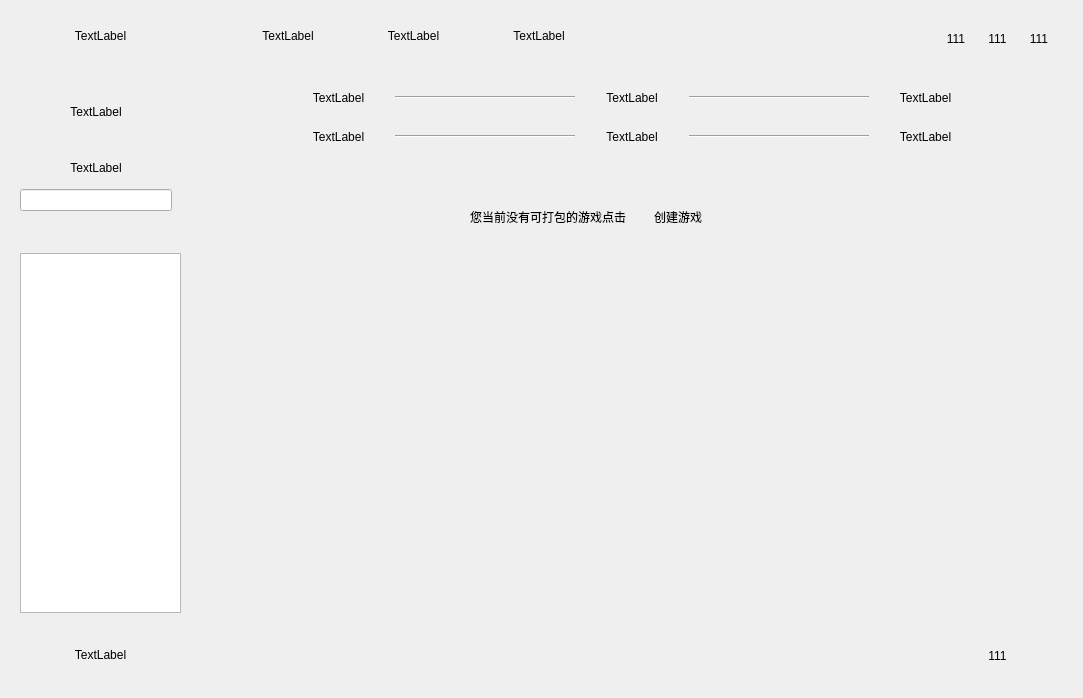
<?xml version="1.0" encoding="UTF-8"?>
<ui version="4.0">
 <class>Form</class>
 <widget class="QWidget" name="Form">
  <property name="geometry">
   <rect>
    <x>0</x>
    <y>0</y>
    <width>1083</width>
    <height>698</height>
   </rect>
  </property>
  <property name="windowTitle">
   <string>Form</string>
  </property>
  <widget class="QWidget" name="layoutWidget">
   <property name="geometry">
    <rect>
     <x>0</x>
     <y>0</y>
     <width>1078</width>
     <height>692</height>
    </rect>
   </property>
   <layout class="QHBoxLayout" name="horizontalLayout_7">
    <item>
     <widget class="QWidget" name="widget_6" native="true">
      <property name="minimumSize">
       <size>
        <width>200</width>
        <height>690</height>
       </size>
      </property>
      <widget class="QWidget" name="layoutWidget">
       <property name="geometry">
        <rect>
         <x>10</x>
         <y>10</y>
         <width>182</width>
         <height>670</height>
        </rect>
       </property>
       <layout class="QVBoxLayout" name="verticalLayout_4">
        <item>
         <widget class="QWidget" name="widget" native="true">
          <property name="sizePolicy">
           <sizepolicy hsizetype="Preferred" vsizetype="Preferred">
            <horstretch>0</horstretch>
            <verstretch>0</verstretch>
           </sizepolicy>
          </property>
          <property name="minimumSize">
           <size>
            <width>180</width>
            <height>50</height>
           </size>
          </property>
          <widget class="QWidget" name="verticalLayoutWidget">
           <property name="geometry">
            <rect>
             <x>10</x>
             <y>10</y>
             <width>161</width>
             <height>32</height>
            </rect>
           </property>
           <layout class="QVBoxLayout" name="verticalLayout">
            <item>
             <widget class="QLabel" name="label">
              <property name="minimumSize">
               <size>
                <width>150</width>
                <height>30</height>
               </size>
              </property>
              <property name="text">
               <string>TextLabel</string>
              </property>
              <property name="alignment">
               <set>Qt::AlignCenter</set>
              </property>
             </widget>
            </item>
           </layout>
          </widget>
         </widget>
        </item>
        <item>
         <widget class="QWidget" name="widget_2" native="true">
          <property name="minimumSize">
           <size>
            <width>180</width>
            <height>170</height>
           </size>
          </property>
          <widget class="QWidget" name="layoutWidget">
           <property name="geometry">
            <rect>
             <x>10</x>
             <y>10</y>
             <width>152</width>
             <height>134</height>
            </rect>
           </property>
           <layout class="QVBoxLayout" name="verticalLayout_2">
            <item>
             <widget class="QLabel" name="label_2">
              <property name="minimumSize">
               <size>
                <width>70</width>
                <height>70</height>
               </size>
              </property>
              <property name="text">
               <string>TextLabel</string>
              </property>
              <property name="alignment">
               <set>Qt::AlignCenter</set>
              </property>
             </widget>
            </item>
            <item>
             <widget class="QLabel" name="label_3">
              <property name="minimumSize">
               <size>
                <width>150</width>
                <height>30</height>
               </size>
              </property>
              <property name="text">
               <string>TextLabel</string>
              </property>
              <property name="alignment">
               <set>Qt::AlignCenter</set>
              </property>
             </widget>
            </item>
            <item>
             <widget class="QLineEdit" name="lineEdit"/>
            </item>
           </layout>
          </widget>
         </widget>
        </item>
        <item>
         <widget class="QWidget" name="widget_3" native="true">
          <property name="minimumSize">
           <size>
            <width>170</width>
            <height>380</height>
           </size>
          </property>
          <widget class="QListWidget" name="listWidget">
           <property name="geometry">
            <rect>
             <x>10</x>
             <y>10</y>
             <width>161</width>
             <height>360</height>
            </rect>
           </property>
           <property name="minimumSize">
            <size>
             <width>150</width>
             <height>360</height>
            </size>
           </property>
          </widget>
         </widget>
        </item>
        <item>
         <widget class="QWidget" name="widget_4" native="true">
          <property name="minimumSize">
           <size>
            <width>180</width>
            <height>50</height>
           </size>
          </property>
          <widget class="QWidget" name="verticalLayoutWidget_2">
           <property name="geometry">
            <rect>
             <x>10</x>
             <y>10</y>
             <width>161</width>
             <height>32</height>
            </rect>
           </property>
           <layout class="QVBoxLayout" name="verticalLayout_3">
            <item>
             <widget class="QLabel" name="label_4">
              <property name="minimumSize">
               <size>
                <width>150</width>
                <height>30</height>
               </size>
              </property>
              <property name="text">
               <string>TextLabel</string>
              </property>
              <property name="alignment">
               <set>Qt::AlignCenter</set>
              </property>
             </widget>
            </item>
           </layout>
          </widget>
         </widget>
        </item>
       </layout>
      </widget>
     </widget>
    </item>
    <item>
     <widget class="QWidget" name="widget_10" native="true">
      <property name="minimumSize">
       <size>
        <width>870</width>
        <height>690</height>
       </size>
      </property>
      <widget class="QWidget" name="layoutWidget">
       <property name="geometry">
        <rect>
         <x>10</x>
         <y>10</y>
         <width>852</width>
         <height>671</height>
        </rect>
       </property>
       <layout class="QVBoxLayout" name="verticalLayout_6">
        <item>
         <widget class="QWidget" name="widget_5" native="true">
          <property name="minimumSize">
           <size>
            <width>850</width>
            <height>50</height>
           </size>
          </property>
          <widget class="QWidget" name="layoutWidget">
           <property name="geometry">
            <rect>
             <x>10</x>
             <y>10</y>
             <width>371</width>
             <height>32</height>
            </rect>
           </property>
           <layout class="QHBoxLayout" name="horizontalLayout">
            <item>
             <widget class="QLabel" name="label_5">
              <property name="minimumSize">
               <size>
                <width>100</width>
                <height>30</height>
               </size>
              </property>
              <property name="text">
               <string>TextLabel</string>
              </property>
              <property name="alignment">
               <set>Qt::AlignCenter</set>
              </property>
             </widget>
            </item>
            <item>
             <widget class="QLabel" name="label_6">
              <property name="minimumSize">
               <size>
                <width>100</width>
                <height>30</height>
               </size>
              </property>
              <property name="text">
               <string>TextLabel</string>
              </property>
              <property name="alignment">
               <set>Qt::AlignCenter</set>
              </property>
             </widget>
            </item>
            <item>
             <widget class="QLabel" name="label_7">
              <property name="minimumSize">
               <size>
                <width>100</width>
                <height>30</height>
               </size>
              </property>
              <property name="text">
               <string>TextLabel</string>
              </property>
              <property name="alignment">
               <set>Qt::AlignCenter</set>
              </property>
             </widget>
            </item>
           </layout>
          </widget>
          <widget class="QWidget" name="layoutWidget">
           <property name="geometry">
            <rect>
             <x>720</x>
             <y>10</y>
             <width>119</width>
             <height>37</height>
            </rect>
           </property>
           <layout class="QHBoxLayout" name="horizontalLayout_2">
            <item>
             <widget class="QLabel" name="label_8">
              <property name="minimumSize">
               <size>
                <width>35</width>
                <height>35</height>
               </size>
              </property>
              <property name="text">
               <string>111</string>
              </property>
              <property name="alignment">
               <set>Qt::AlignCenter</set>
              </property>
             </widget>
            </item>
            <item>
             <widget class="QLabel" name="label_9">
              <property name="minimumSize">
               <size>
                <width>35</width>
                <height>35</height>
               </size>
              </property>
              <property name="text">
               <string>111</string>
              </property>
              <property name="alignment">
               <set>Qt::AlignCenter</set>
              </property>
             </widget>
            </item>
            <item>
             <widget class="QLabel" name="label_10">
              <property name="minimumSize">
               <size>
                <width>35</width>
                <height>35</height>
               </size>
              </property>
              <property name="text">
               <string>111</string>
              </property>
              <property name="alignment">
               <set>Qt::AlignCenter</set>
              </property>
             </widget>
            </item>
           </layout>
          </widget>
         </widget>
        </item>
        <item>
         <widget class="QWidget" name="widget_7" native="true">
          <property name="minimumSize">
           <size>
            <width>850</width>
            <height>550</height>
           </size>
          </property>
          <widget class="QWidget" name="layoutWidget_4">
           <property name="geometry">
            <rect>
             <x>70</x>
             <y>10</y>
             <width>688</width>
             <height>72</height>
            </rect>
           </property>
           <layout class="QVBoxLayout" name="verticalLayout_5">
            <item>
             <layout class="QHBoxLayout" name="horizontalLayout_6">
              <item>
               <widget class="QLabel" name="label_22">
                <property name="minimumSize">
                 <size>
                  <width>100</width>
                  <height>30</height>
                 </size>
                </property>
                <property name="text">
                 <string>TextLabel</string>
                </property>
                <property name="alignment">
                 <set>Qt::AlignCenter</set>
                </property>
               </widget>
              </item>
              <item>
               <widget class="Line" name="line_5">
                <property name="minimumSize">
                 <size>
                  <width>180</width>
                  <height>30</height>
                 </size>
                </property>
                <property name="orientation">
                 <enum>Qt::Horizontal</enum>
                </property>
               </widget>
              </item>
              <item>
               <widget class="QLabel" name="label_23">
                <property name="minimumSize">
                 <size>
                  <width>100</width>
                  <height>30</height>
                 </size>
                </property>
                <property name="text">
                 <string>TextLabel</string>
                </property>
                <property name="alignment">
                 <set>Qt::AlignCenter</set>
                </property>
               </widget>
              </item>
              <item>
               <widget class="Line" name="line_6">
                <property name="minimumSize">
                 <size>
                  <width>180</width>
                  <height>30</height>
                 </size>
                </property>
                <property name="orientation">
                 <enum>Qt::Horizontal</enum>
                </property>
               </widget>
              </item>
              <item>
               <widget class="QLabel" name="label_24">
                <property name="minimumSize">
                 <size>
                  <width>100</width>
                  <height>30</height>
                 </size>
                </property>
                <property name="text">
                 <string>TextLabel</string>
                </property>
                <property name="alignment">
                 <set>Qt::AlignCenter</set>
                </property>
               </widget>
              </item>
             </layout>
            </item>
            <item>
             <layout class="QHBoxLayout" name="horizontalLayout_5">
              <item>
               <widget class="QLabel" name="label_19">
                <property name="minimumSize">
                 <size>
                  <width>100</width>
                  <height>30</height>
                 </size>
                </property>
                <property name="text">
                 <string>TextLabel</string>
                </property>
                <property name="alignment">
                 <set>Qt::AlignCenter</set>
                </property>
               </widget>
              </item>
              <item>
               <widget class="Line" name="line">
                <property name="minimumSize">
                 <size>
                  <width>180</width>
                  <height>30</height>
                 </size>
                </property>
                <property name="orientation">
                 <enum>Qt::Horizontal</enum>
                </property>
               </widget>
              </item>
              <item>
               <widget class="QLabel" name="label_18">
                <property name="minimumSize">
                 <size>
                  <width>100</width>
                  <height>30</height>
                 </size>
                </property>
                <property name="text">
                 <string>TextLabel</string>
                </property>
                <property name="alignment">
                 <set>Qt::AlignCenter</set>
                </property>
               </widget>
              </item>
              <item>
               <widget class="Line" name="line_2">
                <property name="minimumSize">
                 <size>
                  <width>180</width>
                  <height>30</height>
                 </size>
                </property>
                <property name="orientation">
                 <enum>Qt::Horizontal</enum>
                </property>
               </widget>
              </item>
              <item>
               <widget class="QLabel" name="label_17">
                <property name="minimumSize">
                 <size>
                  <width>100</width>
                  <height>30</height>
                 </size>
                </property>
                <property name="text">
                 <string>TextLabel</string>
                </property>
                <property name="alignment">
                 <set>Qt::AlignCenter</set>
                </property>
               </widget>
              </item>
             </layout>
            </item>
           </layout>
          </widget>
          <widget class="QWidget" name="widget_8" native="true">
           <property name="geometry">
            <rect>
             <x>20</x>
             <y>100</y>
             <width>810</width>
             <height>430</height>
            </rect>
           </property>
           <property name="minimumSize">
            <size>
             <width>810</width>
             <height>430</height>
            </size>
           </property>
           <widget class="QWidget" name="layoutWidget">
            <property name="geometry">
             <rect>
              <x>210</x>
              <y>30</y>
              <width>288</width>
              <height>32</height>
             </rect>
            </property>
            <layout class="QHBoxLayout" name="horizontalLayout_4">
             <item>
              <widget class="QLabel" name="label_20">
               <property name="minimumSize">
                <size>
                 <width>200</width>
                 <height>30</height>
                </size>
               </property>
               <property name="text">
                <string>您当前没有可打包的游戏点击</string>
               </property>
               <property name="alignment">
                <set>Qt::AlignCenter</set>
               </property>
              </widget>
             </item>
             <item>
              <widget class="QLabel" name="label_21">
               <property name="minimumSize">
                <size>
                 <width>80</width>
                 <height>30</height>
                </size>
               </property>
               <property name="text">
                <string>创建游戏</string>
               </property>
              </widget>
             </item>
            </layout>
           </widget>
          </widget>
         </widget>
        </item>
        <item>
         <widget class="QWidget" name="widget_9" native="true">
          <property name="minimumSize">
           <size>
            <width>850</width>
            <height>50</height>
           </size>
          </property>
          <widget class="QWidget" name="layoutWidget_3">
           <property name="geometry">
            <rect>
             <x>720</x>
             <y>10</y>
             <width>119</width>
             <height>37</height>
            </rect>
           </property>
           <layout class="QHBoxLayout" name="horizontalLayout_8">
            <item>
             <widget class="QLabel" name="label_25">
              <property name="minimumSize">
               <size>
                <width>35</width>
                <height>35</height>
               </size>
              </property>
              <property name="text">
               <string>111</string>
              </property>
              <property name="alignment">
               <set>Qt::AlignCenter</set>
              </property>
             </widget>
            </item>
           </layout>
          </widget>
         </widget>
        </item>
       </layout>
      </widget>
     </widget>
    </item>
   </layout>
  </widget>
 </widget>
 <resources/>
 <connections/>
</ui>
